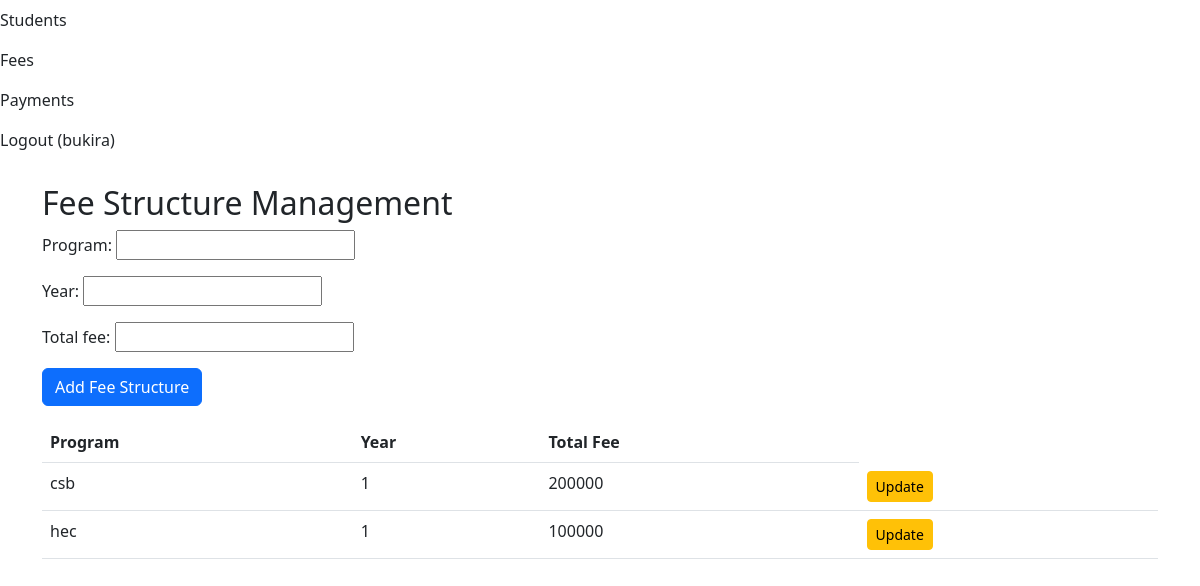
The page /fees/ (signed in) on the database as committed earlier.
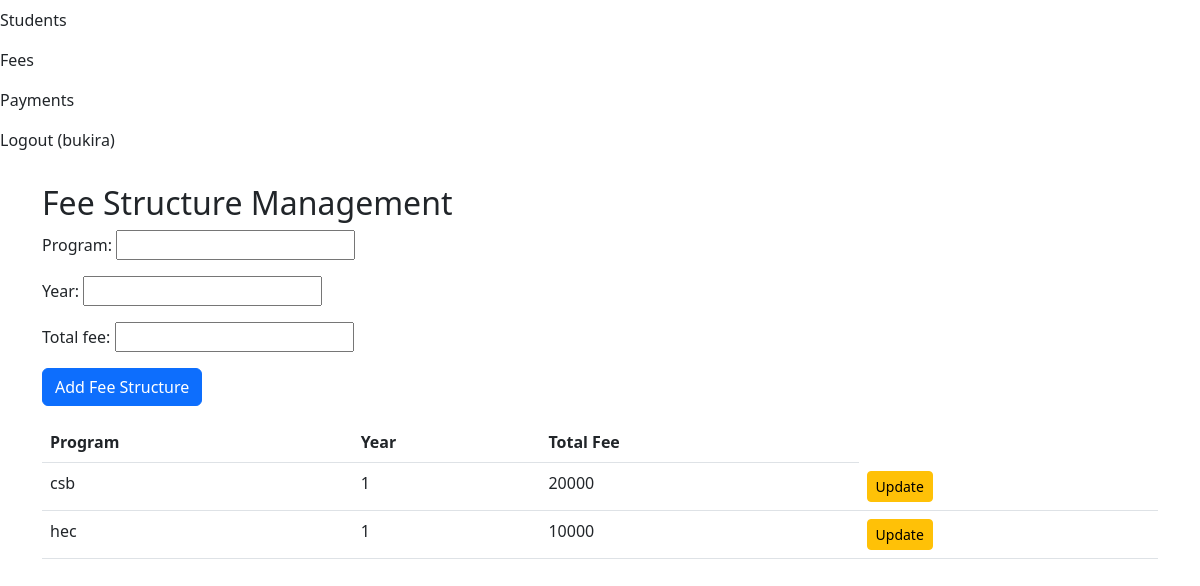
The same page on the database as committed later.
### management/models.py (models this page shows, shortened)
class FeeStructure(models.Model):
    program = models.CharField(max_length=100)
    year = models.PositiveIntegerField(validators=[MinValueValidator(1)])
    total_fee = models.PositiveIntegerField(validators=[MinValueValidator(0)])
    class Meta:
        unique_together = ['program', 'year']  # No duplicate program/year combos

### management/views.py (the view, shortened to what this page needs)
# urls.py: path('fees/', views.FeeStructureListView.as_view(), name='fee_structure_list'),
class FeeStructureListView(LoginRequiredMixin, ListView):
    model = FeeStructure
    template_name = 'management/fee_structure_list.html'
    context_object_name = 'fees'
    def get_context_data(self, **kwargs):
        context = super().get_context_data(**kwargs)
        context['form'] = FeeStructureForm()  # Empty form for GET
        return context

### management/forms.py
class FeeStructureForm(forms.ModelForm):
    class Meta:
        model = FeeStructure
        fields = ['program', 'year', 'total_fee']
        widgets = {
            'year': forms.NumberInput(attrs={'min': 1}),
            'total_fee': forms.NumberInput(attrs={'min': 0}),
        }

### templates/management/fee_structure_list.html (shortened to what this page needs)
{% extends 'base.html' %}
{% block content %}
<h2>Fee Structure Management</h2>
<form method="post">
    {{ form.as_p }}
    <button type="submit" class="btn btn-primary">Add Fee Structure</button>
</form>
<table class="table mt-3">
    <thead>
        <tr>
            <th>Program</th><th>Year</th><th>Total Fee</th>
        </tr>
    </thead>
    <tbody>
        {% for fee in fees %}
        <tr>
            <td>{{ fee.program }}</td>
            <td>{{ fee.year }}</td>
            <td>{{ fee.total_fee }}</td>
            <td>
                <a href="{% url 'fee_update' fee.pk %}" class="btn btn-sm btn-warning">Update</a>
            </td>
        </tr>
        {% empty %}
        <tr><td colspan="3">No fee structures yet.</td></tr>
        {% endfor %}
    </tbody>
</table>
{% endblock %}

Rows that differ between the two databases and show on the page:
changed FeeStructure "csb": total_fee "200000" → "20000"
changed FeeStructure "hec": total_fee "100000" → "10000"
